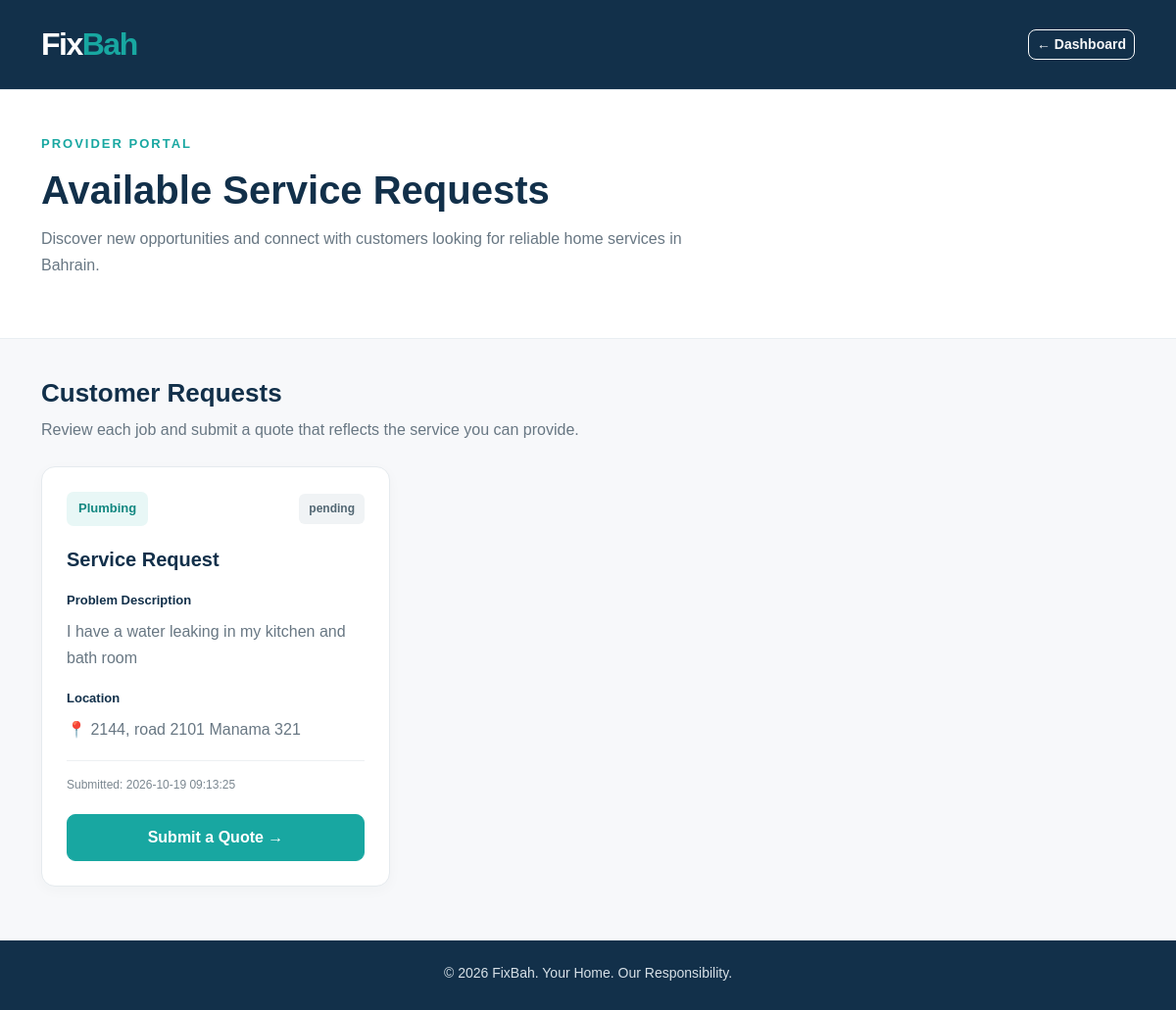
/provider-requests (signed in), run on an earlier commit of the app's database.
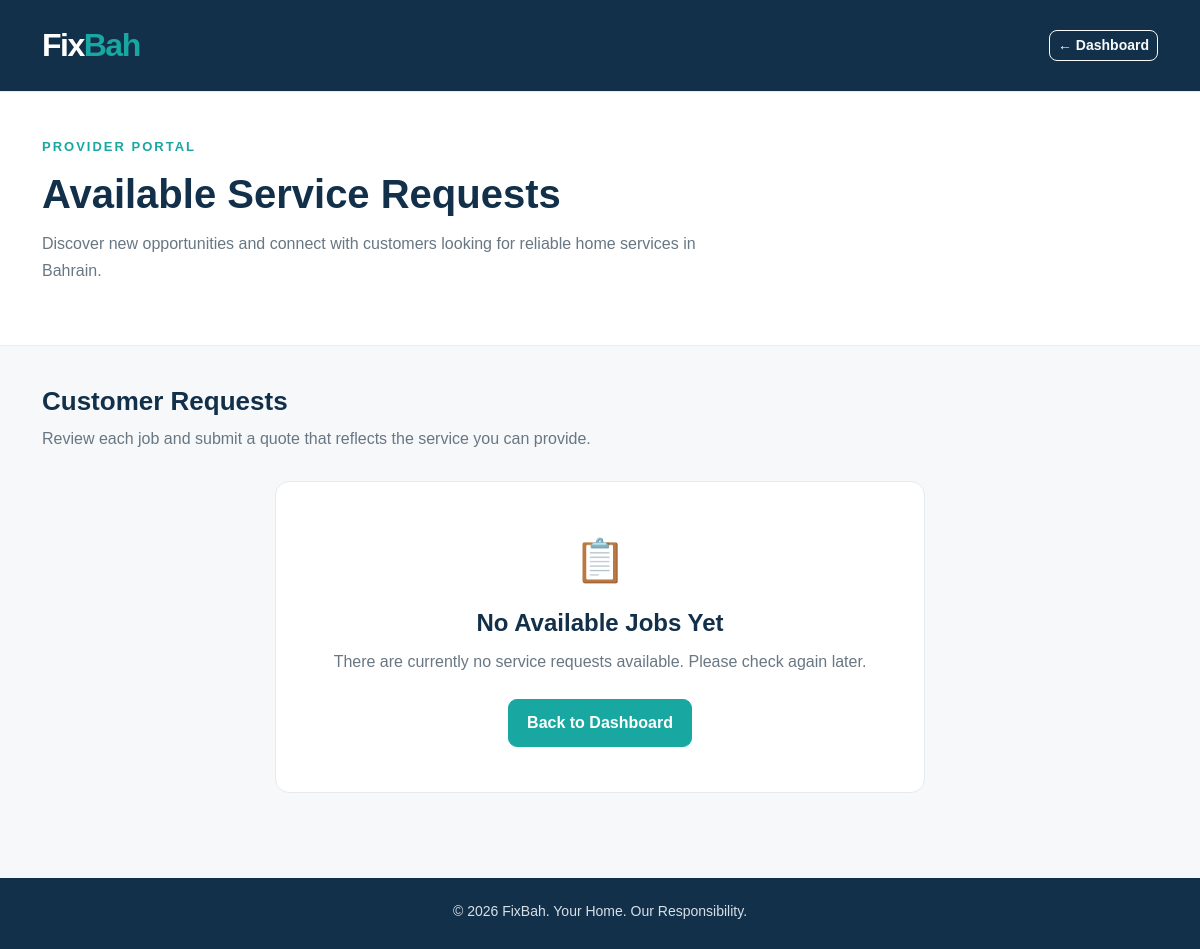
And on a later commit of the database.
### tables this page shows
CREATE TABLE service_requests (
    id INTEGER PRIMARY KEY AUTOINCREMENT,
    customer_id INTEGER NOT NULL,
    category_id INTEGER NOT NULL,
    description TEXT NOT NULL,
    location TEXT NOT NULL,
    status TEXT NOT NULL DEFAULT 'open',
    created_at DATETIME DEFAULT CURRENT_TIMESTAMP,
    FOREIGN KEY (customer_id) REFERENCES users(id),
    FOREIGN KEY (category_id) REFERENCES categories(id)
);

CREATE TABLE categories (
    id INTEGER PRIMARY KEY AUTOINCREMENT,
    name TEXT UNIQUE NOT NULL,
    description TEXT
);

### app.py (the view)
@app.route("/provider-requests")
def provider_requests():
    if "user_id" not in session:
        return redirect(url_for("login"))
    if session.get("role") != "provider":
        return redirect(url_for("dashboard"))
    db = get_db_connection()
    requests_list = db.execute("""
        SELECT
            service_requests.id,
            categories.name AS category_name,
            service_requests.description,
            service_requests.location,
            service_requests.status,
            service_requests.created_at
        FROM service_requests
        JOIN categories
            ON service_requests.category_id = categories.id
        WHERE service_requests.status = 'pending'
        ORDER BY service_requests.id DESC
    """).fetchall()
    db.close()
    return render_template(
        "provider_requests.html",
        requests_list=requests_list
    )

### database.py (called while the page is built)
def get_db_connection():
    db = sqlite3.connect(DATABASE)
    db.row_factory = sqlite3.Row
    db.execute("PRAGMA foreign_keys = ON")
    return db

### templates/provider_requests.html (shortened to what the changed rows need)
<!DOCTYPE html>
<html lang="en">
<head>
    <link
        href="https://cdn.jsdelivr.net/npm/bootstrap@5.3.3/dist/css/bootstrap.min.css"
        rel="stylesheet"
    >
    <link
        rel="stylesheet"
        href="{{ url_for('static', filename='css/style.css') }}"
    >
</head>
<body class="jobs-page">
    <section class="jobs-header">
        <div class="container">
            <h1>Available Service Requests</h1>
        </div>
    </section>
    <main class="container jobs-content">
        <div class="jobs-section-heading">
            <h2>Customer Requests</h2>
        </div>
        {% if requests_list %}
            <div class="row g-4">
                {% for item in requests_list %}
                    <div class="col-md-6 col-lg-4">
                        <article class="job-card h-100">
                            <div class="job-card-top">
                                <span class="job-category">
                                    {{ item.category_name }}
                                </span>
                                <span class="job-status">
                                    {{ item.status }}
                                </span>
                            </div>
                            <h3 class="job-title">
                                Service Request
                            </h3>
                            <div class="job-detail">
                                <span class="job-detail-label">
                                    Problem Description
                                </span>
                                <p>{{ item.description }}</p>
                            </div>
                            <div class="job-detail">
                                <span class="job-detail-label">
                                    Location
                                </span>
                                <p>
                                    📍 {{ item.location }}
                                </p>
                            </div>
                            <div class="job-date">
                                Submitted:
                                {{ item.created_at or "Not available" }}
                            </div>
                            <div class="job-card-footer">
                                <a
                                    href="{{ url_for('submit_quote', request_id=item.id) }}"
                                    class="btn btn-primary-brand w-100"
                                >
                                    Submit a Quote &rarr;
                                </a>
                            </div>
                        </article>
                    </div>
                {% endfor %}
            </div>
        {% else %}
            <div class="empty-jobs">
                <div class="empty-jobs-icon">📋</div>
                <h3>No Available Jobs Yet</h3>
                <p>
                    There are currently no service requests available.
                    Please check again later.
                </p>
                <a href="{{ url_for('provider_dashboard') }}"
                   class="btn btn-primary-brand mt-2">
                    Back to Dashboard
                </a>
            </div>
        {% endif %}
    </main>
</body>
</html>

What changed in the data, as far as the page shows it:
no longer on this page (row edited): service_requests: category_name "Plumbing", status "pending", description "I have a water leaking in my kitchen and bath room", location "2144, road 2101 Manama 321", created_at "2026-10-19 09:13:25"
Also different on the page:
text now shown: "📋 No Available Jobs Yet There are currently no service requests available. Please check again later. Back to Dashboard"
